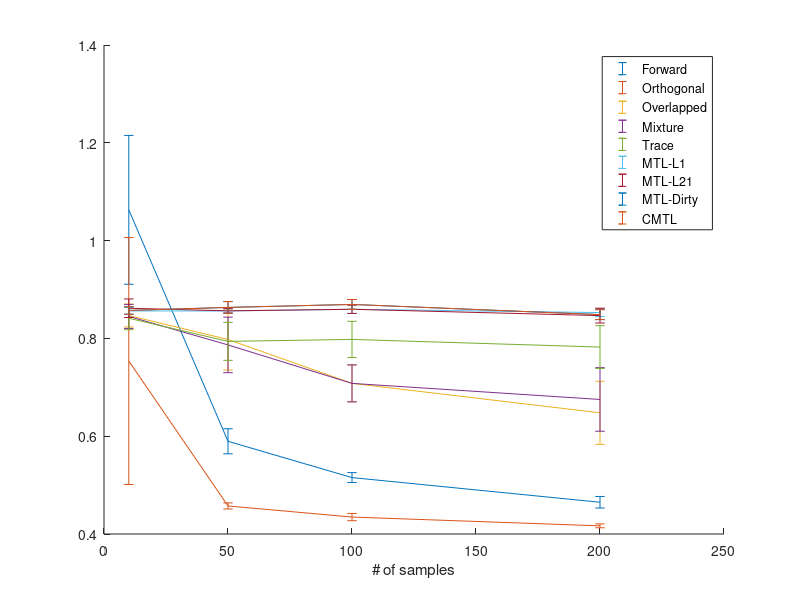

MATLAB code to generate this figure:
clc
clear

samples = [10, 50, 100, 200];

% for i = 1:4
    i =1;
    load greedyResultsSynth.mat
    
    forward = [qFor{1}(:, i), qFor{2}(:, i), qFor{3}(:, i), qFor{4}(:, i)];
    forwardMean = mean(forward, 1);
    forwardSD = std(forward, 0, 1);
    
    orth = [qOrth{1}(:, i), qOrth{2}(:, i), qOrth{3}(:, i), qOrth{4}(:, i)];
    orthMean = mean(orth, 1);
    orthSD = std(orth, 0, 1);
    
%     load nuclResultsSynth_v0.mat
%     convex = [qFor{1}(:, i), qFor{2}(:, i), qFor{3}(:, i), qFor{4}(:, i)];
%     convexMean = mean(convex, 1);
%     convexSD = std(convex, 0, 1);
%     
%     mixture = [qOrth{1}(:, i), qOrth{2}(:, i), qOrth{3}(:, i), qOrth{4}(:, i)];
%     mixtureMean = mean(mixture, 1);
%     mixtureSD = std(mixture, 0, 1);


    load lrResultsSynth.mat
    lowrank = [qSp{1}(:, i), qSp{2}(:, i), qSp{3}(:, i), qSp{4}(:, i)];
    lowrankMean = mean(lowrank, 1);
    lowrankSD = std(lowrank, 0, 1);
    
    load sparseResultsSynth.mat
    sparse = [qSp{1}(:, i), qSp{2}(:, i), qSp{3}(:, i), qSp{4}(:, i)];
    sparseMean = mean(sparse, 1);
    sparseSD = std(sparse, 0, 1);
    
    load mtlResultsSynth.mat
    L1 = [qL1{1}(:, i), qL1{2}(:, i), qL1{3}(:, i), qL1{4}(:, i)];
    L1Mean = mean(L1, 1);
    L1SD = std(L1, 0, 1);
    
    L21 = [qL21{1}(:, i), qL21{2}(:, i), qL21{3}(:, i), qL21{4}(:, i)];
    L21Mean = mean(L21, 1);
    L21SD = std(L21, 0, 1);
    
    Dirty = [qDirty{1}(:, i), qDirty{2}(:, i), qDirty{3}(:, i), qDirty{4}(:, i)];
    DirtyMean = mean(Dirty, 1);
    DirtySD = std(Dirty, 0, 1);
    
    load CMTLResultsSynth.mat
    CMTL = [qDirty{1}(:, i), qDirty{2}(:, i), qDirty{3}(:, i), qDirty{4}(:, i)];
    CMTLMean = mean(CMTL, 1);
    CMTLSD = std(CMTL, 0, 1);
 
    
    %%
    load ('Synth_MLMTL_Convex');
   
    [T,N] = size(Qualities);
    RMSE_est = zeros(T,N);
    SVs1 = cell(T,N);
    for t = 1:T
        for i = 1:N
            W = Ws{t,i};
%             [RMSE_est(t,i),SVs1{t,i}] =  cal_LatentRank(W,1e-2);% Qualities{t,i}.Rank;
               RMSE_est(t,i) =  Qualities{t,i}.RMSE_est;
        end
    end
    RMSE_est = RMSE_est';
    convexMean = mean(RMSE_est);
    convexSD = std(RMSE_est);
    tLen = [10, 50, 100, 200];


    load ('Synth_MLMTL_Mixture');
    RMSE_est = zeros(T,N);
    SVs2 = cell(T,1);
    for t = 1:T
        for i = 1:N
            W = Ws{t,i};
%             [RMSE_est(t,i),SVs2{t,i}] =   cal_LatentRank(W,1e-2); % Qualities{t,i}.Rank;
            RMSE_est(t,i) =  Qualities{t,i}.RMSE_est;
        end
    end
    RMSE_est = RMSE_est';
    mixtureMean = mean(RMSE_est);
    mixtureSD = std(RMSE_est);
    %%
%     figure;
%     hold all;
%   
%     for t = 1:T
%         subplot(2,T,t);
%         hist(SVs1{t}); 
%         title(strcat('Sample Size: ',int2str(tLen(t))));
%         
%     end
%    
%     for t = 1:T
%         subplot(2,T,T+t);
%         hist(SVs2{t}); 
%         title(strcat('Sample Size: ',int2str(tLen(t))));
% 
%     end
%     hold off;
    
    %%
    
    
    figure
    hold all
    errorbar(samples, forwardMean, forwardSD)
    errorbar(samples, orthMean, orthSD)
    
    errorbar(samples, convexMean, convexSD)
    errorbar(samples, mixtureMean, mixtureSD)

     
    errorbar(samples, lowrankMean, lowrankSD)
%     errorbar(samples, sparsemean, sparsesd)
    errorbar(samples, L1Mean, L1SD)
    errorbar(samples, L21Mean, L21SD)
    errorbar(samples, DirtyMean, DirtySD)
    errorbar(samples, CMTLMean,CMTLSD);
%    legend('forward', 'orthogonal', 'overlapped', 'mixture', 'low-rank')

    legend('Forward', 'Orthogonal', 'Overlapped', 'Mixture', 'Trace',  'MTL-L1', 'MTL-L21', 'MTL-Dirty','CMTL')
    xlabel('# of samples')
